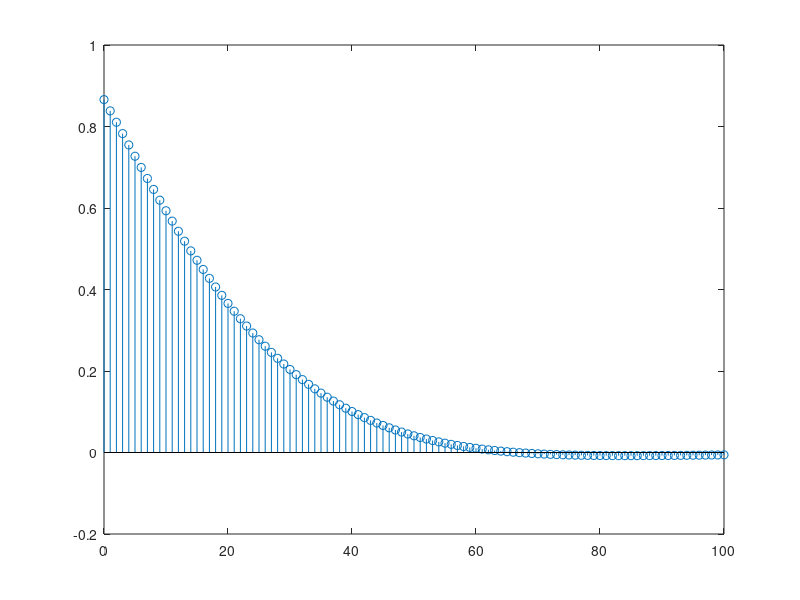

Write MATLAB code to recreate this figure.
n=0:100;
%y=exp(-0.05*n);
%%plot
x=exp(-0.05*n).*sin(0.01*pi*n+pi/3);
%ff=y.*x;
axis([min(n)-5,max(n)+5,min(x)-1,max(x)+1]);
stem(n,x);
